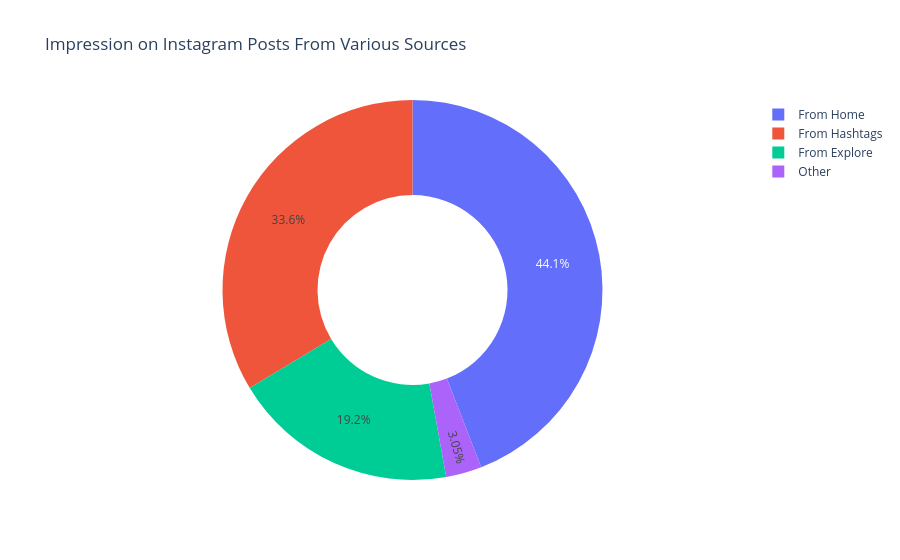

Source (notebook cell):
### Markdown cell above
# Source-Wise Impressions

### Code cell
home = df["From Home"].sum()
hashtags = df["From Hashtags"].sum()
explore = df["From Explore"].sum()
other = df["From Other"].sum()

labels =['From Home', 'From Hashtags', 'From Explore', 'Other']
values = [home, hashtags, explore, other]

fig = px.pie(df, values=values, names=labels, title="Impression on Instagram Posts From Various Sources", hole = 0.5)
fig.show()

### Figure 1 — Plotly figure (JSON) as saved in the notebook; plotly's stock layout.template omitted (floating-point values rounded to 4 significant figures)
{"data": [{"domain": {"x": [0, 1], "y": [0, 1]}, "hole": 0.5, "hovertemplate": "label=%{label}<br>value=%{value}<extra></extra>", "labels": ["From Home", "From Hashtags", "From Explore", "Other"], "legendgroup": "", "name": "", "showlegend": true, "type": "pie", "values": [294619, 224614, 128294, 20360]}], "layout": {"legend": {"tracegroupgap": 0}, "title": {"text": "Impression on Instagram Posts From Various Sources"}}}
